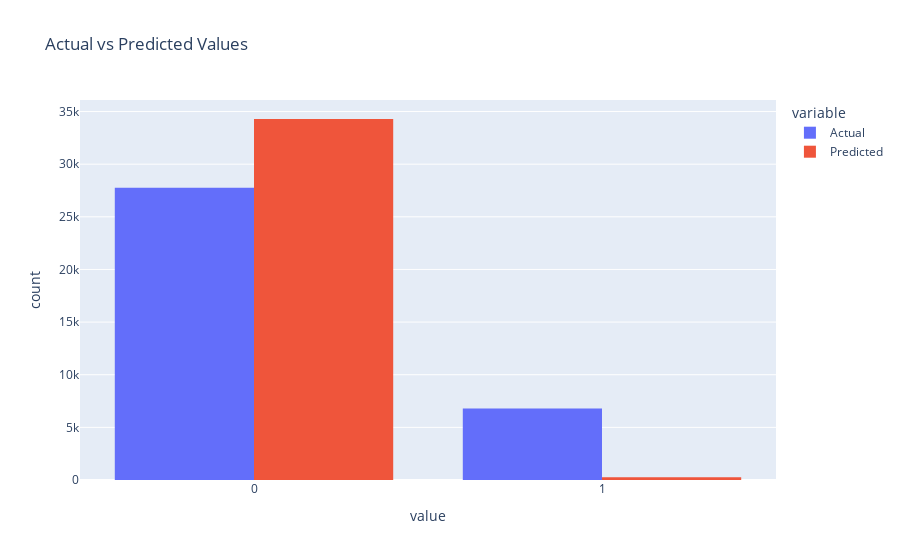

The cell this chart's notebook holds for it:
### Code cell
results_df = pd.DataFrame({
    "Actual": y_test,
    "Predicted": y_pred
})

fig = px.histogram(results_df,
                    barmode="group", 
                    title="Actual vs Predicted Values")
fig.show()

### Figure 1 — Plotly figure (JSON) as saved in the notebook; plotly's stock layout.template omitted (floating-point values rounded to 4 significant figures; data arrays with more than 128 entries replaced by an {"elided": "..."} marker saying what was removed)
{"data": [{"alignmentgroup": "True", "bingroup": "x", "hovertemplate": "variable=Actual<br>value=%{x}<br>count=%{y}<extra></extra>", "legendgroup": "Actual", "marker": {"color": "#636efa", "pattern": {"shape": ""}}, "name": "Actual", "offsetgroup": "Actual", "orientation": "v", "showlegend": true, "type": "histogram", "x": {"elided": "34552 int values"}, "xaxis": "x", "yaxis": "y"}, {"alignmentgroup": "True", "bingroup": "x", "hovertemplate": "variable=Predicted<br>value=%{x}<br>count=%{y}<extra></extra>", "legendgroup": "Predicted", "marker": {"color": "#EF553B", "pattern": {"shape": ""}}, "name": "Predicted", "offsetgroup": "Predicted", "orientation": "v", "showlegend": true, "type": "histogram", "x": {"elided": "34552 int values"}, "xaxis": "x", "yaxis": "y"}], "layout": {"barmode": "group", "legend": {"title": {"text": "variable"}, "tracegroupgap": 0}, "title": {"text": "Actual vs Predicted Values"}, "xaxis": {"anchor": "y", "domain": [0, 1], "title": {"text": "value"}}, "yaxis": {"anchor": "x", "domain": [0, 1], "title": {"text": "count"}}}}
